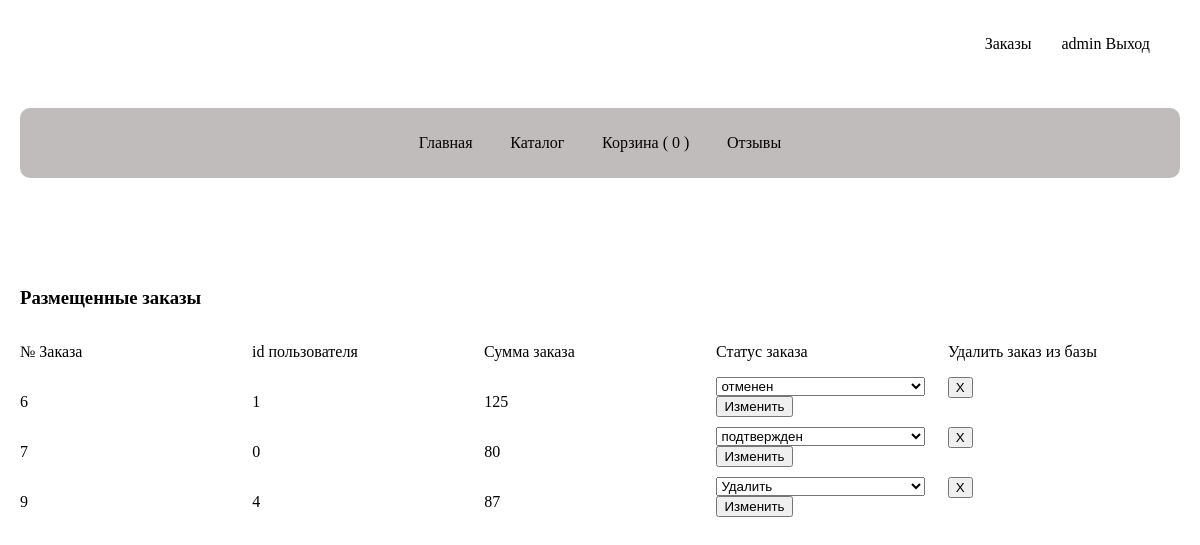
/orders (signed in), run on the app's committed database.
### tables this page shows
CREATE TABLE `users` (
  `id` int NOT NULL,
  `login` varchar(255) NOT NULL,
  `pass` varchar(255) NOT NULL,
  `hash` varchar(255) DEFAULT NULL
);

CREATE TABLE `orders` (
  `id` int NOT NULL,
  `id_user` text,
  `user_name` varchar(255) DEFAULT NULL,
  `number` varchar(255) DEFAULT NULL,
  `email` varchar(255) DEFAULT NULL,
  `adress` varchar(255) DEFAULT NULL,
  `products` json NOT NULL,
  `status` varchar(255) DEFAULT NULL,
  `sum_order` varchar(255) NOT NULL
);

### controllers/Controller.php (called while the page is built, shortened)
<?php
class Controller
{
    private $defaultLayouts = "index";
    protected $render;
    public function __construct(IRender $render)
    {
        $this->render = $render;
    }
    public function renderLayouts($template, $params = [])
    {
        $id = App::call()->session->getSession()['id'];
        if(isset($id)){
            $params['is_admin'] = App::Call()->usersRepository->getOne($id)->is_admin();
        }
        return $this->render->renderVeiws("layouts/" . $this->defaultLayouts, [
            'login' => $this->render->renderVeiws('login', [
                'login' =>App::Call()->usersRepository->getLogin(),
                'auth' => App::Call()->usersRepository->auth(),
            ]),
            'menu' => $this->render->renderVeiws('menu', [
                'count' => App::call()->basketRepository->getCount()['count'],
            ]),
            'content' => $this->render->renderVeiws($template, $params)
        ]);
    }
}

### public/index.php (called while the page is built, shortened)
<?php
$config = include '../config/config.php';
App::call()->run($config);

### engine/Db.php (called while the page is built, shortened)
<?php
class Db
{
    private $config = [];
    public function __construct($driver = null, $host = null, $dbname = null, $port = null, $login = null, $pass = null, $charset = 'utf8')
    {
        $this->config['driver'] = $driver;
        $this->config['host'] = $host;
        $this->config['port'] = $port;
        $this->config['dbname'] = $dbname;
        $this->config['login'] = $login;
        $this->config['pass'] = $pass;
        $this->config['charset'] = $charset;
    }
    protected $connected = null;
    protected function connected()
    {
        if (is_null($this->connected)) {
            $this->connected = new \PDO($this->getDSNstr(), $this->config['login'], $this->config['pass']);
            $this->connected->setAttribute(\PDO::ATTR_DEFAULT_FETCH_MODE, \PDO::FETCH_ASSOC);
        }
        return $this->connected;
    }
    private function getDSNstr()
    {
        return sprintf(
            "%s:host=%s:%s;dbname=%s;charset=%s",
            $this->config['driver'],
            $this->config['host'],
            $this->config['port'],
            $this->config['dbname'],
            $this->config['charset']
        );
    }
    public function query($sql, $params = [])
    {
        $sth = $this->connected()->prepare($sql);
        $sth->execute($params);
        return $sth;
    }
    public function queryAll($sql, $params = [])
    {
        return $this->query($sql, $params)->fetchAll();
    }
    public function queryOneObject($sql, $params, $class)
    {
        $stmt = $this->query($sql, $params);
        $stmt->setFetchMode(\PDO::FETCH_CLASS | \PDO::FETCH_PROPS_LATE, $class);
        return $stmt->fetch();
    }
}

### model/Repository.php (called while the page is built, shortened)
<?php
abstract class Repository
{
    public  function getOne($value, $key = 'id')
    {
        $tableName = $this->getTableName();
        $param[':' . $key] = $value;
        $sql = "SELECT * FROM {$tableName} WHERE {$key} = :{$key}";
        return App::call()->db->queryOneObject($sql, $param, static::class);
    }
    public  function getAll()
    {
        $tableName = $this->getTableName();
        $sql = "SELECT * FROM {$tableName}";
        return  App::call()->db->queryAll($sql);
    }
}

### engine/Storege.php (called while the page is built, shortened)
<?php
class Storege
{
    protected $item = [];
    public  function get($key)
    {
        if (!isset($this->item[$key])) {
            $this->item[$key] = App::call()->createComponent($key);
        }
        return $this->item[$key];
    }
}

### model/repositories/OrdersRepository.php (called while the page is built, shortened)
<?php
class OrdersRepository extends Repository
{
  public  function getTableName()
  {
    return 'orders';
  }
}

### engine/Session.php (called while the page is built, shortened)
<?php
class Session
{
    protected $session;
    private function Session()
    {
        $this->session = $_SESSION;
    }
    public function getSession()
    {
        return $this->session;
    }
}

### model/repositories/UsersRepository.php (called while the page is built, shortened)
<?php
class UsersRepository extends Repository
{
    public  function getTableName()
    {
        return 'users';
    }
    public function is_admin()
    {
        if ($this->login === "admin") {
            return true;
        } else {
            return false;
        };
    }
}

### views/orders.php (the view, shortened to what this page needs)
<div class="container">
    <?php if ($orders) : ?>
        <h3>Размещенные заказы</h3>
        <div class="orders">
            <div class="ordersHeader">
                <p class="">№ Заказа</p>
                <p class="">id пользователя</p>
                <p>Сумма заказа</p>
                <?php if ($is_admin) : ?>
                    <p class="status">Статус заказа</p>
                    <p>Удалить заказ из базы</p>
                <?php else : ?>
                    <p class="status"></p>
                    <p>Пометить на удаление</p>
                <?php endif ?>
            </div>
            <?php foreach ($orders as $order) : ?>
                <div class="orderAdm">
                    <p> <a href="/orders/order/?id= <?= $order['id'] ?>"> <?= $order['id'] ?></a></p>
                    <p> <?= $order['id_user'] ?></p>
                    <p> <?= $order['sum_order'] ?></p>
                    <?php if ($is_admin) : ?>
                        <form action="/orders/status/?id=<?= $order['id'] ?>" method="post" class="status">
                            <select name="status" id="status">
                                <option hidden value="processing"><?= $order['status'] ?></option>
                            </select>
                            <input type="submit" value="Изменить">
                        </form>
                        <form action="/orders/delete/?id=<?= $order['id'] ?>" method="post" class="deleteOrder">
                            <input type="submit" value="X">
                        </form>
                    <?php endif ?>
                </div>
            <?php endforeach ?>
        </div>
    <?php else : ?>
        <p>Заказов нет</p>
    <?php endif ?>
</div>

### views/login.php (shortened to what this page needs)
<div class="container">
    <div class="authorization">
        <a href="/orders">Заказы</a>
        <?php if ($auth) : ?>
            <p class="auth"><?= $login ?><span> <a href="/auth/logout">Выход</a> </span></p>
        <?php endif; ?>
    </div>
</div>

### public/css/content3.css (style rules this page uses)
body { margin: 0 auto; position: relative; height: 80vw; }
.container { padding: 20px; margin: 20 auto; }
.authorization { display: flex; justify-content: flex-end; padding: 15px 0; font-size: 16px; }
.authorization a { margin-right: 15px; text-decoration: none; color: black; }
.auth { margin: 0; padding: 0 15px; }
a { color: black; text-decoration: none; }
.orderAdm, .ordersHeader, .clearBasket { display: flex; justify-content: space-around; }
.orders p, .deleteOrder { width: 290px; }
#status { width: 209px; }

### data on the page
users: login "admin"
orders: id "6", id_user "1", sum_order "125", status "отменен"
orders: id "7", id_user "0", sum_order "80", status "подтвержден"
orders: id "9", id_user "4", sum_order "87", status "Удалить"

### other printed values
$count "0"
